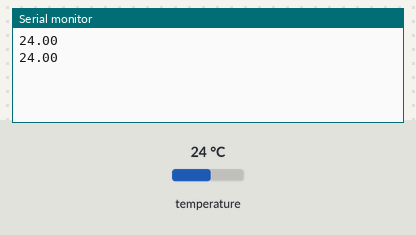
Recording of a sketch running on a simulated ESP8266 (NodeMCU). Shown: the last lines printed to the serial monitor. The test bench sets the inputs (shaded band); at power-on: temperature 24 °C.

Above: at 2.3 s.
2.4 s: temperature set to 12 °C
At 2.4 s:
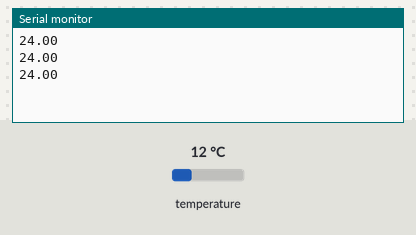
3.9 s: temperature set to 19 °C
At 3.9 s:
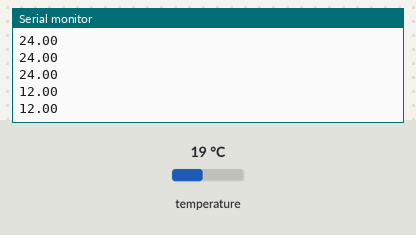
Timing chart, 0 to 6.9 s (numbered marks = the images above; inputs shaded):
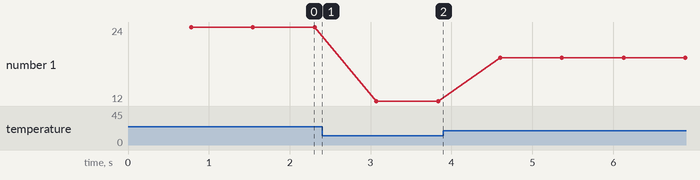

Measured:
- plotted number 1: 24 → 12 after the input at 2.4 s, 12 → 19 after the input at 3.9 s

The sketch:

ds18b20_multiplos_sensores.ino
```cpp
#include <OneWire.h>
#include <DallasTemperature.h>

OneWire barramento(D4);
DallasTemperature sensor(&barramento);

void setup()
{
   Serial.begin(115200);
   sensor.begin();
}

void loop()
{
  sensor.requestTemperatures();
  Serial.println(sensor.getTempCByIndex(0));
}
```
